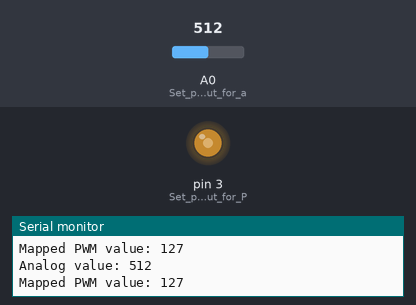
The sketch below on a simulated Arduino Uno, built with avr-gcc and run on an emulated ATmega328P. Shown: output pins drawn as LEDs (lit = HIGH), the last lines printed to the serial monitor. Inputs (shaded band) come from the test bench; at power-on: A0 (Set_pin_A0_as_input_for_a) = 512.

Above: at 1.2 s.
1.3 s: A0 (Set_pin_A0_as_input_for_a) set to 716
At 2.0 s:
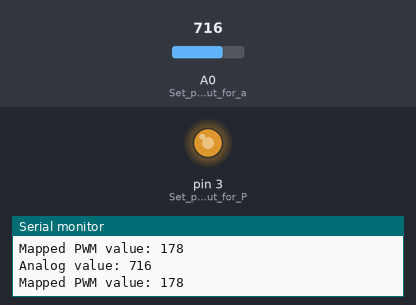
2.8 s: A0 (Set_pin_A0_as_input_for_a) set to 900
At 3.6 s:
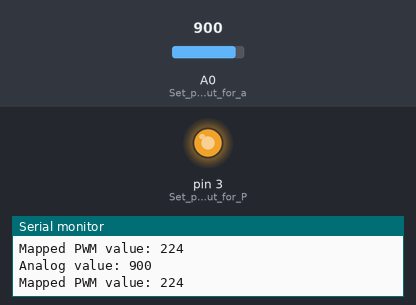
4.3 s: A0 (Set_pin_A0_as_input_for_a) set to 122
At 5.2 s:
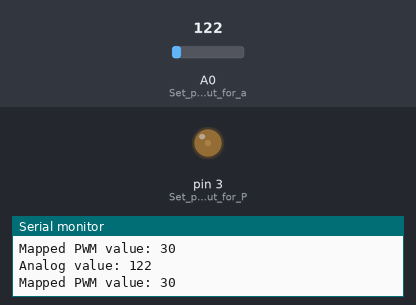
5.8 s: A0 (Set_pin_A0_as_input_for_a) set to 106
At 6.7 s:
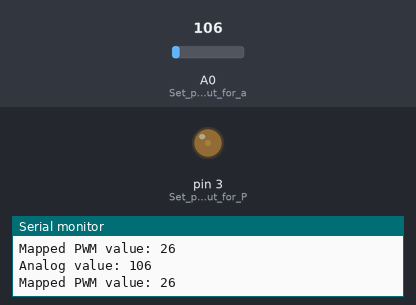
8.8 s: A0 (Set_pin_A0_as_input_for_a) set to 93
At 9.8 s:
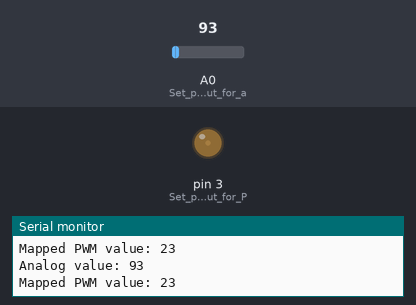
10.3 s: A0 (Set_pin_A0_as_input_for_a) set to 0
At 11.3 s:
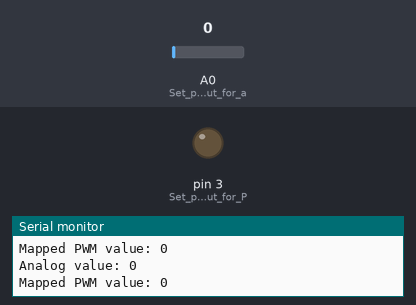
Timing chart, 0 to 12.8 s (numbered marks = the images above; inputs shaded):
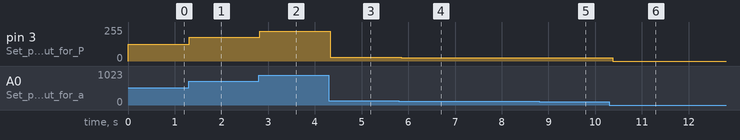

The sketch:

analog.ino
```cpp
void setup() {
    Serial.begin(9600);
    pinMode(A0, INPUT); // Set pin A0 as input for analog reading
    // Arduino PWM Pins: 3, 5, 6, 9, 10, 11
    pinMode(3, OUTPUT); // Set pin 3 as output for PWM
}

void loop() {
    int sensorValue = analogRead(A0); // Read the value from the analog pin A0
    Serial.print("Analog value: ");
    Serial.println(sensorValue); // Print the analog value to the serial monitor
    // Map the analog value to a PWM range (0-255)
    int pwmValue = map(sensorValue, 0, 1023, 0, 255);
    Serial.print("Mapped PWM value: ");
    Serial.println(pwmValue); // Print the mapped PWM value
    analogWrite(3, pwmValue); // Write the PWM value to pin 3
    delay(100); // Delay for 100 milliseconds before the next reading
}
```

Measured:
- after the input at 1.3 s, pin 3 (Set_pin_3_as_output_for_P): 127/255 → 178/255 at once
- after the input at 2.8 s, pin 3 (Set_pin_3_as_output_for_P): 178/255 → 224/255 at once
- after the input at 4.3 s, pin 3 (Set_pin_3_as_output_for_P): 224/255 → 30/255 at once
- after the input at 5.8 s, pin 3 (Set_pin_3_as_output_for_P): 30/255 → 26/255 at once
- after the input at 8.8 s, pin 3 (Set_pin_3_as_output_for_P): 26/255 → 23/255 after 0.07 s
- after the input at 10.3 s, pin 3 (Set_pin_3_as_output_for_P): 23/255 → 0/255 after 0.08 s
